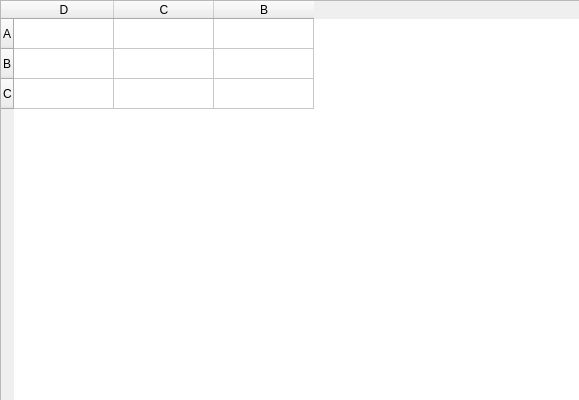
<?xml version="1.0" encoding="UTF-8"?>
<ui version="4.0">
 <class>ObservationTable</class>
 <widget class="QWidget" name="ObservationTable">
  <property name="geometry">
   <rect>
    <x>0</x>
    <y>0</y>
    <width>579</width>
    <height>400</height>
   </rect>
  </property>
  <property name="windowTitle">
   <string>Observation Table</string>
  </property>
  <widget class="QTableWidget" name="levelOneTable">
   <property name="geometry">
    <rect>
     <x>0</x>
     <y>0</y>
     <width>581</width>
     <height>401</height>
    </rect>
   </property>
   <row>
    <property name="text">
     <string>A</string>
    </property>
   </row>
   <row>
    <property name="text">
     <string>B</string>
    </property>
   </row>
   <column>
    <property name="text">
     <string>C</string>
    </property>
   </column>
   <column>
    <property name="text">
     <string>B</string>
    </property>
   </column>
   <item row="0" column="0">
    <property name="text">
     <string/>
    </property>
    <property name="textAlignment">
     <set>AlignCenter</set>
    </property>
    <property name="background">
     <brush brushstyle="SolidPattern">
      <color alpha="255">
       <red>255</red>
       <green>255</green>
       <blue>255</blue>
      </color>
     </brush>
    </property>
    <property name="flags">
     <set>ItemIsEnabled</set>
    </property>
   </item>
   <item row="0" column="1">
    <property name="text">
     <string/>
    </property>
    <property name="textAlignment">
     <set>AlignCenter</set>
    </property>
    <property name="background">
     <brush brushstyle="SolidPattern">
      <color alpha="255">
       <red>255</red>
       <green>255</green>
       <blue>255</blue>
      </color>
     </brush>
    </property>
    <property name="flags">
     <set>ItemIsEnabled</set>
    </property>
   </item>
   <item row="1" column="0">
    <property name="text">
     <string/>
    </property>
    <property name="textAlignment">
     <set>AlignCenter</set>
    </property>
    <property name="background">
     <brush brushstyle="SolidPattern">
      <color alpha="255">
       <red>255</red>
       <green>255</green>
       <blue>255</blue>
      </color>
     </brush>
    </property>
    <property name="flags">
     <set>ItemIsEnabled</set>
    </property>
   </item>
   <item row="1" column="1">
    <property name="text">
     <string/>
    </property>
    <property name="textAlignment">
     <set>AlignCenter</set>
    </property>
    <property name="background">
     <brush brushstyle="NoBrush">
      <color alpha="255">
       <red>255</red>
       <green>255</green>
       <blue>255</blue>
      </color>
     </brush>
    </property>
    <property name="flags">
     <set>NoItemFlags</set>
    </property>
   </item>
  </widget>
  <widget class="QTableWidget" name="levelTwoTable">
   <property name="geometry">
    <rect>
     <x>0</x>
     <y>0</y>
     <width>581</width>
     <height>401</height>
    </rect>
   </property>
   <row>
    <property name="text">
     <string>A</string>
    </property>
   </row>
   <row>
    <property name="text">
     <string>B</string>
    </property>
   </row>
   <row>
    <property name="text">
     <string>C</string>
    </property>
   </row>
   <column>
    <property name="text">
     <string>D</string>
    </property>
   </column>
   <column>
    <property name="text">
     <string>C</string>
    </property>
   </column>
   <column>
    <property name="text">
     <string>B</string>
    </property>
   </column>
   <item row="0" column="0">
    <property name="text">
     <string/>
    </property>
    <property name="textAlignment">
     <set>AlignCenter</set>
    </property>
    <property name="background">
     <brush brushstyle="SolidPattern">
      <color alpha="255">
       <red>255</red>
       <green>255</green>
       <blue>255</blue>
      </color>
     </brush>
    </property>
    <property name="flags">
     <set>ItemIsEnabled</set>
    </property>
   </item>
   <item row="0" column="1">
    <property name="text">
     <string/>
    </property>
    <property name="textAlignment">
     <set>AlignCenter</set>
    </property>
    <property name="background">
     <brush brushstyle="SolidPattern">
      <color alpha="255">
       <red>255</red>
       <green>255</green>
       <blue>255</blue>
      </color>
     </brush>
    </property>
    <property name="flags">
     <set>ItemIsEnabled</set>
    </property>
   </item>
   <item row="0" column="2">
    <property name="text">
     <string/>
    </property>
    <property name="textAlignment">
     <set>AlignCenter</set>
    </property>
    <property name="background">
     <brush brushstyle="SolidPattern">
      <color alpha="255">
       <red>255</red>
       <green>255</green>
       <blue>255</blue>
      </color>
     </brush>
    </property>
    <property name="flags">
     <set>ItemIsEnabled</set>
    </property>
   </item>
   <item row="1" column="0">
    <property name="text">
     <string/>
    </property>
    <property name="textAlignment">
     <set>AlignCenter</set>
    </property>
    <property name="background">
     <brush brushstyle="SolidPattern">
      <color alpha="255">
       <red>255</red>
       <green>255</green>
       <blue>255</blue>
      </color>
     </brush>
    </property>
    <property name="foreground">
     <brush brushstyle="NoBrush">
      <color alpha="255">
       <red>0</red>
       <green>0</green>
       <blue>0</blue>
      </color>
     </brush>
    </property>
    <property name="flags">
     <set>ItemIsEnabled</set>
    </property>
   </item>
   <item row="1" column="1">
    <property name="text">
     <string/>
    </property>
    <property name="textAlignment">
     <set>AlignCenter</set>
    </property>
    <property name="background">
     <brush brushstyle="SolidPattern">
      <color alpha="255">
       <red>255</red>
       <green>255</green>
       <blue>255</blue>
      </color>
     </brush>
    </property>
    <property name="flags">
     <set>ItemIsEnabled</set>
    </property>
   </item>
   <item row="1" column="2">
    <property name="text">
     <string/>
    </property>
    <property name="textAlignment">
     <set>AlignCenter</set>
    </property>
    <property name="background">
     <brush brushstyle="NoBrush">
      <color alpha="255">
       <red>255</red>
       <green>255</green>
       <blue>255</blue>
      </color>
     </brush>
    </property>
    <property name="flags">
     <set>NoItemFlags</set>
    </property>
   </item>
   <item row="2" column="0">
    <property name="text">
     <string/>
    </property>
    <property name="textAlignment">
     <set>AlignCenter</set>
    </property>
    <property name="background">
     <brush brushstyle="SolidPattern">
      <color alpha="255">
       <red>255</red>
       <green>255</green>
       <blue>255</blue>
      </color>
     </brush>
    </property>
    <property name="flags">
     <set>ItemIsEnabled</set>
    </property>
   </item>
   <item row="2" column="1">
    <property name="text">
     <string/>
    </property>
    <property name="textAlignment">
     <set>AlignCenter</set>
    </property>
    <property name="background">
     <brush brushstyle="NoBrush">
      <color alpha="255">
       <red>255</red>
       <green>255</green>
       <blue>255</blue>
      </color>
     </brush>
    </property>
    <property name="flags">
     <set>NoItemFlags</set>
    </property>
   </item>
   <item row="2" column="2">
    <property name="text">
     <string/>
    </property>
    <property name="flags">
     <set>NoItemFlags</set>
    </property>
   </item>
  </widget>
  <widget class="QTableWidget" name="levelThreeTable">
   <property name="geometry">
    <rect>
     <x>0</x>
     <y>0</y>
     <width>581</width>
     <height>401</height>
    </rect>
   </property>
   <row>
    <property name="text">
     <string>A</string>
    </property>
   </row>
   <row>
    <property name="text">
     <string>B</string>
    </property>
   </row>
   <row>
    <property name="text">
     <string>C</string>
    </property>
   </row>
   <row>
    <property name="text">
     <string>D</string>
    </property>
   </row>
   <column>
    <property name="text">
     <string>E</string>
    </property>
   </column>
   <column>
    <property name="text">
     <string>D</string>
    </property>
   </column>
   <column>
    <property name="text">
     <string>C</string>
    </property>
   </column>
   <column>
    <property name="text">
     <string>B</string>
    </property>
   </column>
   <item row="0" column="0">
    <property name="text">
     <string/>
    </property>
    <property name="textAlignment">
     <set>AlignCenter</set>
    </property>
    <property name="background">
     <brush brushstyle="SolidPattern">
      <color alpha="255">
       <red>255</red>
       <green>255</green>
       <blue>255</blue>
      </color>
     </brush>
    </property>
    <property name="flags">
     <set>ItemIsEnabled</set>
    </property>
   </item>
   <item row="0" column="1">
    <property name="text">
     <string/>
    </property>
    <property name="textAlignment">
     <set>AlignCenter</set>
    </property>
    <property name="background">
     <brush brushstyle="SolidPattern">
      <color alpha="255">
       <red>255</red>
       <green>255</green>
       <blue>255</blue>
      </color>
     </brush>
    </property>
    <property name="flags">
     <set>ItemIsEnabled</set>
    </property>
   </item>
   <item row="0" column="2">
    <property name="text">
     <string/>
    </property>
    <property name="textAlignment">
     <set>AlignCenter</set>
    </property>
    <property name="background">
     <brush brushstyle="SolidPattern">
      <color alpha="255">
       <red>255</red>
       <green>255</green>
       <blue>255</blue>
      </color>
     </brush>
    </property>
    <property name="flags">
     <set>ItemIsEnabled</set>
    </property>
   </item>
   <item row="0" column="3">
    <property name="text">
     <string/>
    </property>
    <property name="textAlignment">
     <set>AlignCenter</set>
    </property>
    <property name="background">
     <brush brushstyle="SolidPattern">
      <color alpha="255">
       <red>255</red>
       <green>255</green>
       <blue>255</blue>
      </color>
     </brush>
    </property>
    <property name="flags">
     <set>ItemIsEnabled</set>
    </property>
   </item>
   <item row="1" column="0">
    <property name="text">
     <string/>
    </property>
    <property name="textAlignment">
     <set>AlignCenter</set>
    </property>
    <property name="background">
     <brush brushstyle="SolidPattern">
      <color alpha="255">
       <red>255</red>
       <green>255</green>
       <blue>255</blue>
      </color>
     </brush>
    </property>
    <property name="flags">
     <set>ItemIsEnabled</set>
    </property>
   </item>
   <item row="1" column="1">
    <property name="text">
     <string/>
    </property>
    <property name="textAlignment">
     <set>AlignCenter</set>
    </property>
    <property name="background">
     <brush brushstyle="SolidPattern">
      <color alpha="255">
       <red>255</red>
       <green>255</green>
       <blue>255</blue>
      </color>
     </brush>
    </property>
    <property name="flags">
     <set>ItemIsEnabled</set>
    </property>
   </item>
   <item row="1" column="2">
    <property name="text">
     <string/>
    </property>
    <property name="textAlignment">
     <set>AlignCenter</set>
    </property>
    <property name="background">
     <brush brushstyle="SolidPattern">
      <color alpha="255">
       <red>255</red>
       <green>255</green>
       <blue>255</blue>
      </color>
     </brush>
    </property>
    <property name="flags">
     <set>ItemIsEnabled</set>
    </property>
   </item>
   <item row="1" column="3">
    <property name="text">
     <string/>
    </property>
    <property name="textAlignment">
     <set>AlignCenter</set>
    </property>
    <property name="background">
     <brush brushstyle="NoBrush">
      <color alpha="255">
       <red>255</red>
       <green>255</green>
       <blue>255</blue>
      </color>
     </brush>
    </property>
    <property name="flags">
     <set>NoItemFlags</set>
    </property>
   </item>
   <item row="2" column="0">
    <property name="text">
     <string/>
    </property>
    <property name="textAlignment">
     <set>AlignCenter</set>
    </property>
    <property name="background">
     <brush brushstyle="SolidPattern">
      <color alpha="255">
       <red>255</red>
       <green>255</green>
       <blue>255</blue>
      </color>
     </brush>
    </property>
    <property name="flags">
     <set>ItemIsEnabled</set>
    </property>
   </item>
   <item row="2" column="1">
    <property name="text">
     <string/>
    </property>
    <property name="textAlignment">
     <set>AlignCenter</set>
    </property>
    <property name="background">
     <brush brushstyle="SolidPattern">
      <color alpha="255">
       <red>255</red>
       <green>255</green>
       <blue>255</blue>
      </color>
     </brush>
    </property>
    <property name="flags">
     <set>ItemIsEnabled</set>
    </property>
   </item>
   <item row="2" column="2">
    <property name="text">
     <string/>
    </property>
    <property name="textAlignment">
     <set>AlignCenter</set>
    </property>
    <property name="background">
     <brush brushstyle="NoBrush">
      <color alpha="255">
       <red>255</red>
       <green>255</green>
       <blue>255</blue>
      </color>
     </brush>
    </property>
    <property name="flags">
     <set>NoItemFlags</set>
    </property>
   </item>
   <item row="2" column="3">
    <property name="text">
     <string/>
    </property>
    <property name="flags">
     <set>NoItemFlags</set>
    </property>
   </item>
   <item row="3" column="0">
    <property name="text">
     <string/>
    </property>
    <property name="textAlignment">
     <set>AlignCenter</set>
    </property>
    <property name="background">
     <brush brushstyle="SolidPattern">
      <color alpha="255">
       <red>255</red>
       <green>255</green>
       <blue>255</blue>
      </color>
     </brush>
    </property>
    <property name="flags">
     <set>ItemIsEnabled</set>
    </property>
   </item>
   <item row="3" column="1">
    <property name="text">
     <string/>
    </property>
    <property name="textAlignment">
     <set>AlignCenter</set>
    </property>
    <property name="background">
     <brush brushstyle="NoBrush">
      <color alpha="255">
       <red>255</red>
       <green>255</green>
       <blue>255</blue>
      </color>
     </brush>
    </property>
    <property name="flags">
     <set>NoItemFlags</set>
    </property>
   </item>
   <item row="3" column="2">
    <property name="text">
     <string/>
    </property>
    <property name="flags">
     <set>NoItemFlags</set>
    </property>
   </item>
   <item row="3" column="3">
    <property name="text">
     <string/>
    </property>
    <property name="flags">
     <set>NoItemFlags</set>
    </property>
   </item>
  </widget>
  <widget class="QTableWidget" name="levelFourTable">
   <property name="geometry">
    <rect>
     <x>0</x>
     <y>0</y>
     <width>571</width>
     <height>401</height>
    </rect>
   </property>
   <row>
    <property name="text">
     <string>A</string>
    </property>
   </row>
   <row>
    <property name="text">
     <string>B</string>
    </property>
   </row>
   <row>
    <property name="text">
     <string>C</string>
    </property>
   </row>
   <row>
    <property name="text">
     <string>D</string>
    </property>
   </row>
   <row>
    <property name="text">
     <string>E</string>
    </property>
   </row>
   <column>
    <property name="text">
     <string>F</string>
    </property>
   </column>
   <column>
    <property name="text">
     <string>E</string>
    </property>
   </column>
   <column>
    <property name="text">
     <string>D</string>
    </property>
   </column>
   <column>
    <property name="text">
     <string>C</string>
    </property>
   </column>
   <column>
    <property name="text">
     <string>B</string>
    </property>
   </column>
   <item row="0" column="0">
    <property name="text">
     <string/>
    </property>
    <property name="textAlignment">
     <set>AlignCenter</set>
    </property>
    <property name="background">
     <brush brushstyle="SolidPattern">
      <color alpha="255">
       <red>255</red>
       <green>255</green>
       <blue>255</blue>
      </color>
     </brush>
    </property>
    <property name="flags">
     <set>ItemIsEnabled</set>
    </property>
   </item>
   <item row="0" column="1">
    <property name="text">
     <string/>
    </property>
    <property name="textAlignment">
     <set>AlignCenter</set>
    </property>
    <property name="background">
     <brush brushstyle="SolidPattern">
      <color alpha="255">
       <red>255</red>
       <green>255</green>
       <blue>255</blue>
      </color>
     </brush>
    </property>
    <property name="flags">
     <set>ItemIsEnabled</set>
    </property>
   </item>
   <item row="0" column="2">
    <property name="text">
     <string/>
    </property>
    <property name="textAlignment">
     <set>AlignCenter</set>
    </property>
    <property name="background">
     <brush brushstyle="SolidPattern">
      <color alpha="255">
       <red>255</red>
       <green>255</green>
       <blue>255</blue>
      </color>
     </brush>
    </property>
    <property name="flags">
     <set>ItemIsEnabled</set>
    </property>
   </item>
   <item row="0" column="3">
    <property name="text">
     <string/>
    </property>
    <property name="textAlignment">
     <set>AlignCenter</set>
    </property>
    <property name="background">
     <brush brushstyle="SolidPattern">
      <color alpha="255">
       <red>255</red>
       <green>255</green>
       <blue>255</blue>
      </color>
     </brush>
    </property>
    <property name="flags">
     <set>ItemIsEnabled</set>
    </property>
   </item>
   <item row="0" column="4">
    <property name="text">
     <string/>
    </property>
    <property name="textAlignment">
     <set>AlignCenter</set>
    </property>
    <property name="background">
     <brush brushstyle="SolidPattern">
      <color alpha="255">
       <red>255</red>
       <green>255</green>
       <blue>255</blue>
      </color>
     </brush>
    </property>
    <property name="flags">
     <set>ItemIsEnabled</set>
    </property>
   </item>
   <item row="1" column="0">
    <property name="text">
     <string/>
    </property>
    <property name="textAlignment">
     <set>AlignCenter</set>
    </property>
    <property name="background">
     <brush brushstyle="SolidPattern">
      <color alpha="255">
       <red>255</red>
       <green>255</green>
       <blue>255</blue>
      </color>
     </brush>
    </property>
    <property name="flags">
     <set>ItemIsEnabled</set>
    </property>
   </item>
   <item row="1" column="1">
    <property name="text">
     <string/>
    </property>
    <property name="textAlignment">
     <set>AlignCenter</set>
    </property>
    <property name="background">
     <brush brushstyle="SolidPattern">
      <color alpha="255">
       <red>255</red>
       <green>255</green>
       <blue>255</blue>
      </color>
     </brush>
    </property>
    <property name="flags">
     <set>ItemIsEnabled</set>
    </property>
   </item>
   <item row="1" column="2">
    <property name="text">
     <string/>
    </property>
    <property name="textAlignment">
     <set>AlignCenter</set>
    </property>
    <property name="background">
     <brush brushstyle="SolidPattern">
      <color alpha="255">
       <red>255</red>
       <green>255</green>
       <blue>255</blue>
      </color>
     </brush>
    </property>
    <property name="flags">
     <set>ItemIsEnabled</set>
    </property>
   </item>
   <item row="1" column="3">
    <property name="text">
     <string/>
    </property>
    <property name="textAlignment">
     <set>AlignCenter</set>
    </property>
    <property name="background">
     <brush brushstyle="SolidPattern">
      <color alpha="255">
       <red>255</red>
       <green>255</green>
       <blue>255</blue>
      </color>
     </brush>
    </property>
    <property name="flags">
     <set>ItemIsEnabled</set>
    </property>
   </item>
   <item row="1" column="4">
    <property name="text">
     <string/>
    </property>
    <property name="textAlignment">
     <set>AlignCenter</set>
    </property>
    <property name="background">
     <brush brushstyle="NoBrush">
      <color alpha="255">
       <red>255</red>
       <green>255</green>
       <blue>255</blue>
      </color>
     </brush>
    </property>
    <property name="flags">
     <set>NoItemFlags</set>
    </property>
   </item>
   <item row="2" column="0">
    <property name="text">
     <string/>
    </property>
    <property name="textAlignment">
     <set>AlignCenter</set>
    </property>
    <property name="background">
     <brush brushstyle="SolidPattern">
      <color alpha="255">
       <red>255</red>
       <green>255</green>
       <blue>255</blue>
      </color>
     </brush>
    </property>
    <property name="flags">
     <set>ItemIsEnabled</set>
    </property>
   </item>
   <item row="2" column="1">
    <property name="text">
     <string/>
    </property>
    <property name="textAlignment">
     <set>AlignCenter</set>
    </property>
    <property name="background">
     <brush brushstyle="SolidPattern">
      <color alpha="255">
       <red>255</red>
       <green>255</green>
       <blue>255</blue>
      </color>
     </brush>
    </property>
    <property name="flags">
     <set>ItemIsEnabled</set>
    </property>
   </item>
   <item row="2" column="2">
    <property name="text">
     <string/>
    </property>
    <property name="textAlignment">
     <set>AlignCenter</set>
    </property>
    <property name="background">
     <brush brushstyle="SolidPattern">
      <color alpha="255">
       <red>255</red>
       <green>255</green>
       <blue>255</blue>
      </color>
     </brush>
    </property>
    <property name="flags">
     <set>ItemIsEnabled</set>
    </property>
   </item>
   <item row="2" column="3">
    <property name="text">
     <string/>
    </property>
    <property name="textAlignment">
     <set>AlignCenter</set>
    </property>
    <property name="background">
     <brush brushstyle="NoBrush">
      <color alpha="255">
       <red>255</red>
       <green>255</green>
       <blue>255</blue>
      </color>
     </brush>
    </property>
    <property name="flags">
     <set>NoItemFlags</set>
    </property>
   </item>
   <item row="3" column="0">
    <property name="text">
     <string/>
    </property>
    <property name="textAlignment">
     <set>AlignCenter</set>
    </property>
    <property name="background">
     <brush brushstyle="SolidPattern">
      <color alpha="255">
       <red>255</red>
       <green>255</green>
       <blue>255</blue>
      </color>
     </brush>
    </property>
    <property name="flags">
     <set>ItemIsEnabled</set>
    </property>
   </item>
   <item row="3" column="1">
    <property name="text">
     <string/>
    </property>
    <property name="textAlignment">
     <set>AlignCenter</set>
    </property>
    <property name="background">
     <brush brushstyle="SolidPattern">
      <color alpha="255">
       <red>255</red>
       <green>255</green>
       <blue>255</blue>
      </color>
     </brush>
    </property>
    <property name="flags">
     <set>ItemIsEnabled</set>
    </property>
   </item>
   <item row="3" column="2">
    <property name="text">
     <string/>
    </property>
    <property name="textAlignment">
     <set>AlignCenter</set>
    </property>
    <property name="background">
     <brush brushstyle="NoBrush">
      <color alpha="255">
       <red>255</red>
       <green>255</green>
       <blue>255</blue>
      </color>
     </brush>
    </property>
    <property name="flags">
     <set>NoItemFlags</set>
    </property>
   </item>
   <item row="3" column="3">
    <property name="text">
     <string/>
    </property>
    <property name="flags">
     <set>NoItemFlags</set>
    </property>
   </item>
   <item row="4" column="0">
    <property name="text">
     <string/>
    </property>
    <property name="textAlignment">
     <set>AlignCenter</set>
    </property>
    <property name="background">
     <brush brushstyle="SolidPattern">
      <color alpha="255">
       <red>255</red>
       <green>255</green>
       <blue>255</blue>
      </color>
     </brush>
    </property>
    <property name="flags">
     <set>ItemIsEnabled</set>
    </property>
   </item>
   <item row="4" column="1">
    <property name="text">
     <string/>
    </property>
    <property name="textAlignment">
     <set>AlignCenter</set>
    </property>
    <property name="background">
     <brush brushstyle="NoBrush">
      <color alpha="255">
       <red>255</red>
       <green>255</green>
       <blue>255</blue>
      </color>
     </brush>
    </property>
    <property name="flags">
     <set>NoItemFlags</set>
    </property>
   </item>
   <item row="4" column="2">
    <property name="text">
     <string/>
    </property>
    <property name="flags">
     <set>NoItemFlags</set>
    </property>
   </item>
   <item row="4" column="3">
    <property name="text">
     <string/>
    </property>
    <property name="flags">
     <set>NoItemFlags</set>
    </property>
   </item>
  </widget>
  <zorder>levelThreeTable</zorder>
  <zorder>levelFourTable</zorder>
  <zorder>levelOneTable</zorder>
  <zorder>levelTwoTable</zorder>
 </widget>
 <resources/>
 <connections/>
</ui>
